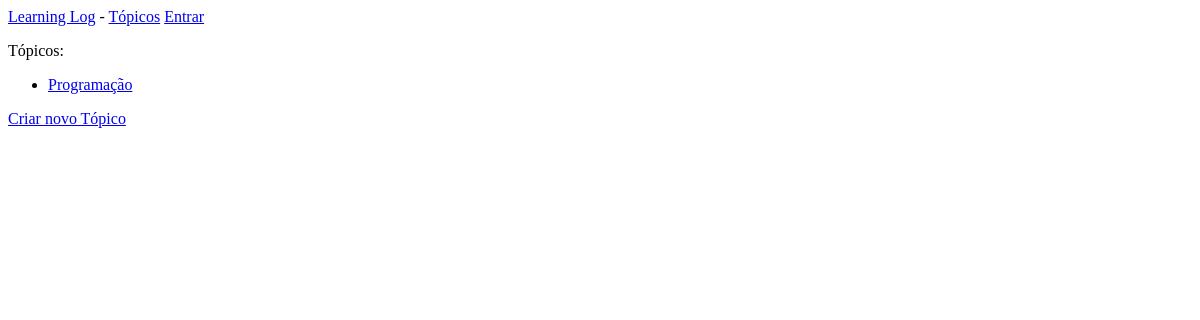
/topics/, run on an earlier commit of the app's database.
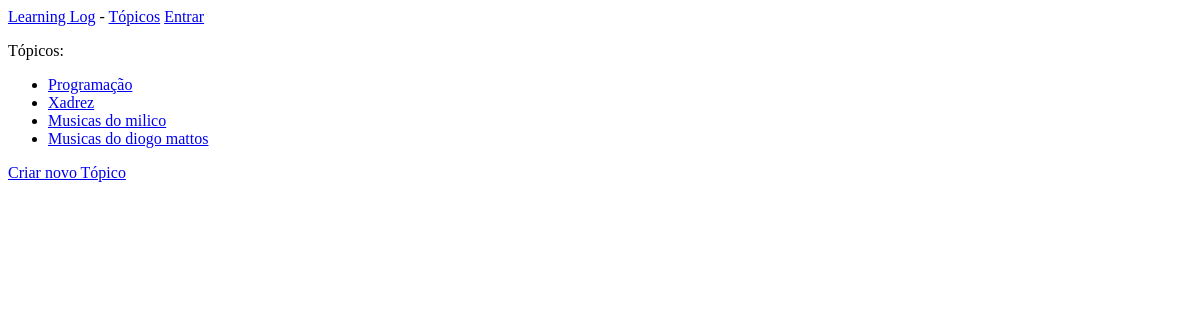
And on a later commit of the database.
### learning_logs/models.py (models this page shows)
class Topic(models.Model):
    text = models.CharField(max_length=200)
    date_added = models.DateTimeField(auto_now_add=True)
    def __str__(self):
        return self.text

### learning_logs/views.py (the view)
# urls.py: path('topics/', views.topics, name='topics'),
def topics(request):
    topics = Topic.objects.order_by('date_added')
    context = {'topics': topics}
    return render(request, 'learning_logs/topics.html', context)

### learning_logs/templates/learning_logs/topics.html
{%extends "learning_logs/base.html" %}
{% block content %}
    Tópicos:
    <ul class="topics_list">
        {% for topic in topics %}
            <li>
                <a href="{% url 'topic' topic.id%}">{{topic}}</a>
            </li>
        {% endfor %}
    </ul>
    <a href="{% url 'new_topic'%}">Criar novo Tópico</a>
{% endblock content %}

### learning_logs/templates/learning_logs/base.html
<p>
    <a href="{% url 'index'%}">Learning Log</a> -
    <a href="{% url 'topics'%}">Tópicos</a>
    {% if user.is_authenticated %}
        Olá, {{ user.username }}
    {%else%}
        <a href="{% url 'login'%}">Entrar</a>
    {% endif %}
</p>
{% block content %}{% endblock content%}

What changed in the data, as far as the page shows it:
added Topic: text "Xadrez"
added Topic: text "Musicas do milico"
added Topic: text "Musicas do diogo mattos"
